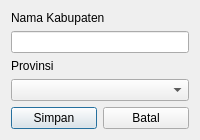
<?xml version="1.0" encoding="UTF-8"?>
<ui version="4.0">
 <class>FormKabupaten</class>
 <widget class="QDialog" name="FormKabupaten">
  <property name="windowTitle">
   <string>Form Kabupaten</string>
  </property>
  <layout class="QVBoxLayout" name="verticalLayout">
   <item>
    <widget class="QLabel" name="label1">
     <property name="text">
      <string>Nama Kabupaten</string>
     </property>
    </widget>
   </item>
   <item>
    <widget class="QLineEdit" name="inputNama"/>
   </item>
   <item>
    <widget class="QLabel" name="label2">
     <property name="text">
      <string>Provinsi</string>
     </property>
    </widget>
   </item>
   <item>
    <widget class="QComboBox" name="comboProvinsi"/>
   </item>
   <item>
    <layout class="QHBoxLayout">
     <item>
      <widget class="QPushButton" name="btnSimpan">
       <property name="text">
        <string>Simpan</string>
       </property>
      </widget>
     </item>
     <item>
      <widget class="QPushButton" name="btnBatal">
       <property name="text">
        <string>Batal</string>
       </property>
      </widget>
     </item>
    </layout>
   </item>
  </layout>
 </widget>
</ui>
